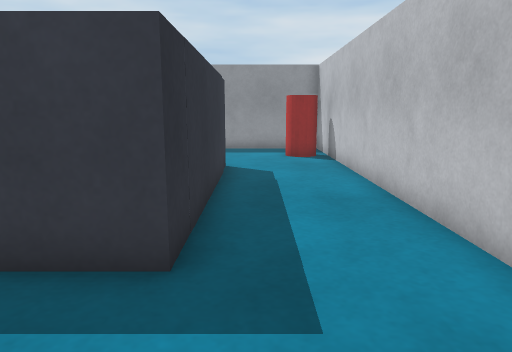
view 1 (above)

17 first-person views from a walk through a Webots world. The camera is 0.09 m above the floor, tilts 10° down and sees 70° across. The floor is counted in squares, 0.05 m on a side. Each view is taken from the middle of a square. On the plan, view 1 faces up. The plan holds only what a view shows up to about 17 squares ahead; the rest is blank. Robots are left out. Webots' stock objects and surfaces are drawn as simple stand-ins.

view 2
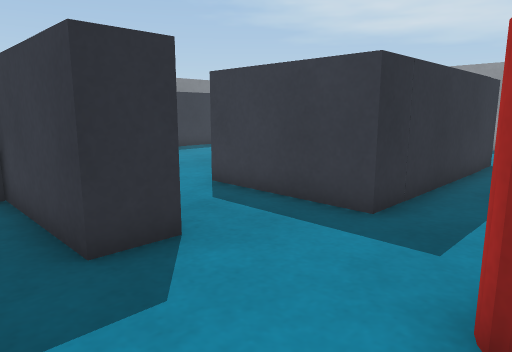

view 3
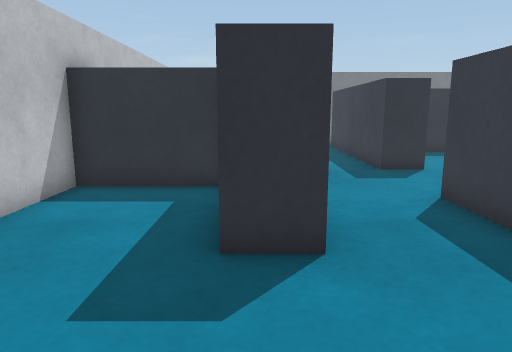

view 4
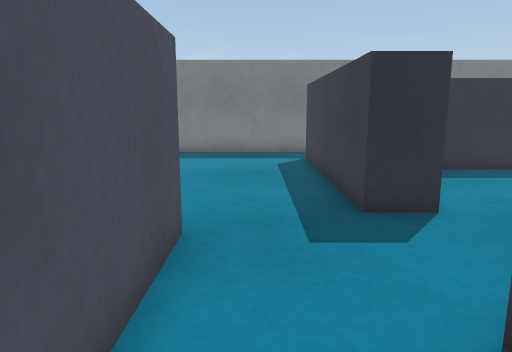

view 5
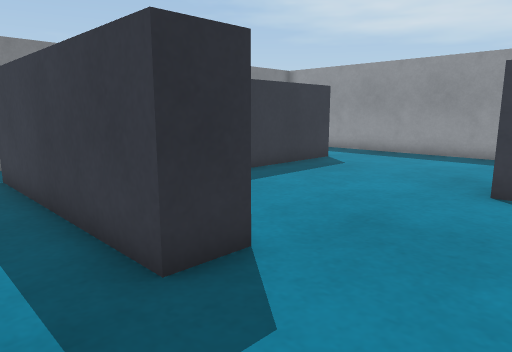

view 6
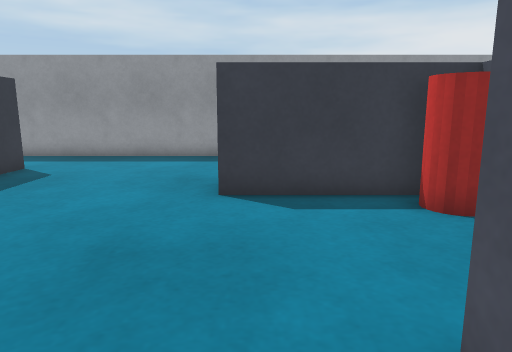

view 7
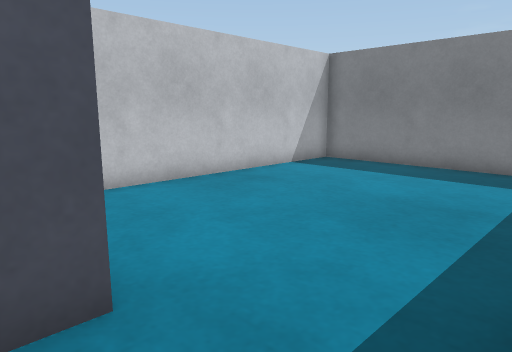

view 8
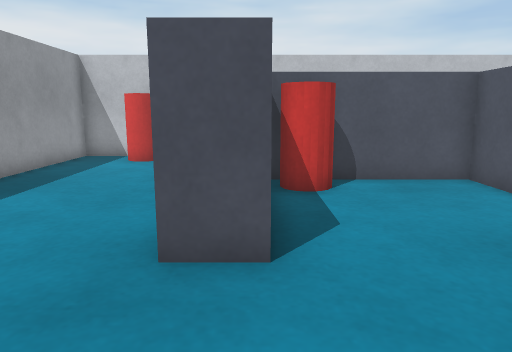

view 9
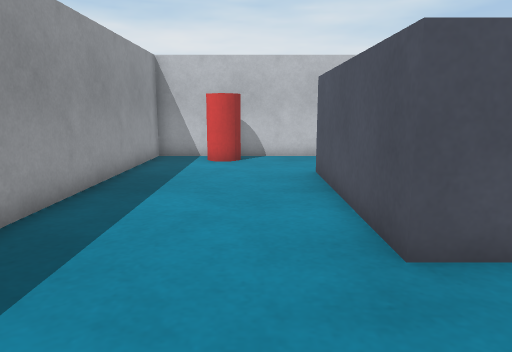

view 10
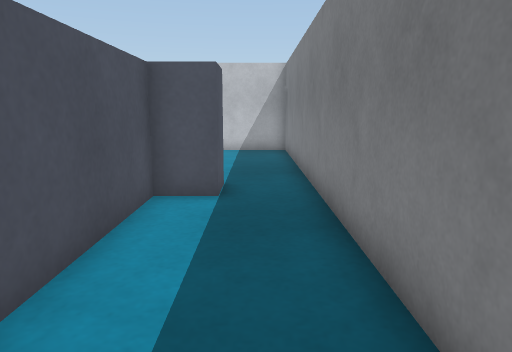

view 11
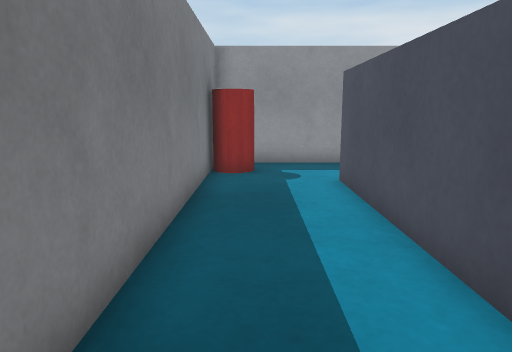

view 12
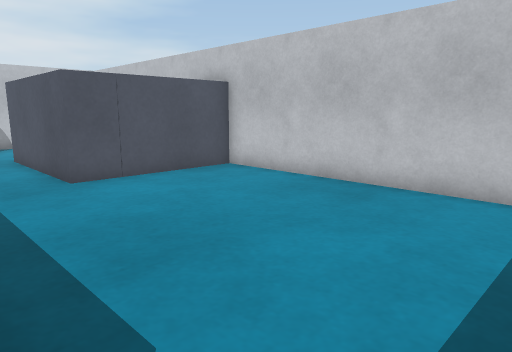

view 13
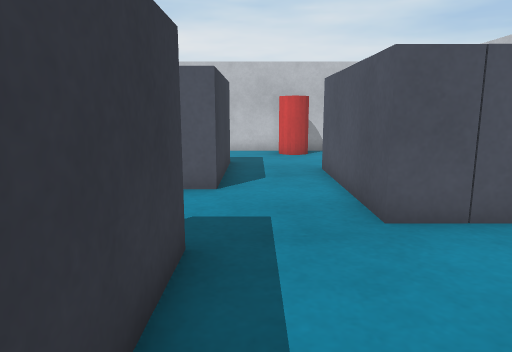

view 14
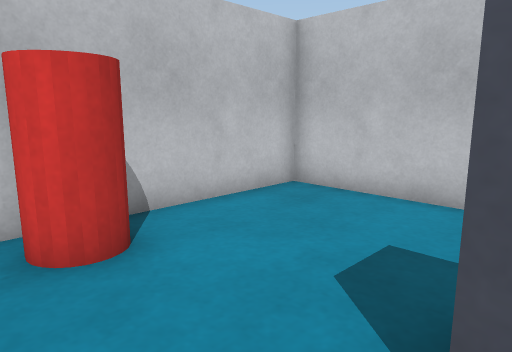

view 15
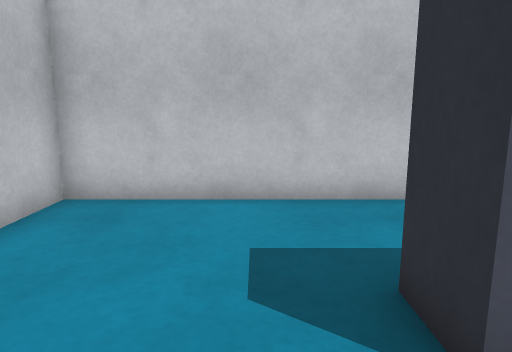

view 16
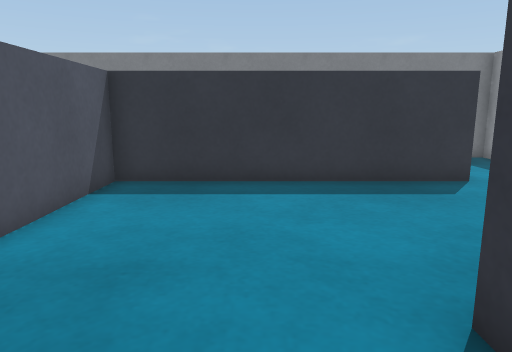

view 17
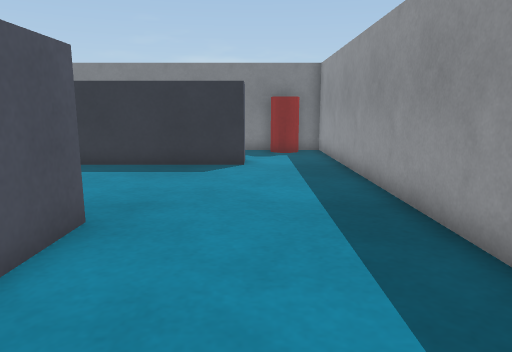

### Floor plan
Points are (right, up) in squares from view 1. A wall is a line through its corners. A room is listed if a view was taken in it or the views show most of it. See-through windows are left out.
Room 1 (views 1, 2, 3, 4, 5, 6, 7, 8, 9, 10, 11, 12, 13, 14, 15, 16, 17)
walls: (-9.4, 5.4) (-9.4, 3.9) (-17.2, 3.9) (-17.2, 5.3) (-15.8, 5.3) (-15.8, 14.6); (-2.3, 5.5) (-2.3, 10.8) (-7.8, 10.8) (-7.8, 12.2) (-1, 12.2) (-1, 5.4); (-8.3, -0.5) (-8.3, 0.9) (-2.5, 0.9) (-2.5, -0.5) (-7, -0.5); (-6.4, -4.4) (3, -4.4) (3, 18) (-19.4, 18) (-19.4, -4.4) (-8.6, -4.4); (-15, 14.6) (-14.4, 14.6) (-14.4, 5.3) (-10, 5.3)
objects: drink can (-19, 16) to (-18, 17); grey box (-8, -4) to (-7, -1); grey box (-5, 4) to (-1, 5); drink can (-4, 9) to (-3, 10); drink can (1, 1) to (2, 2); drink can (1, 15) to (2, 16)

Positions as (right, up) in squares from view 1, and headings:
1: (0, 0), facing up
2: (2, -2), facing up-left
3: (2, 0), facing left
4: (-3, 2), facing left
5: (-6, 2), facing up-left
6: (-7, 3), facing up
7: (-7, 4), facing down-left
8: (-12, 11), facing right
9: (-12, 14), facing right
10: (-18, 13), facing down
11: (-18, 5), facing up
12: (-18, 4), facing down-right
13: (-14, 3), facing right
14: (-3, 3), facing down-right
15: (-1, 3), facing down
16: (-5, 9), facing left
17: (-2, 15), facing left
